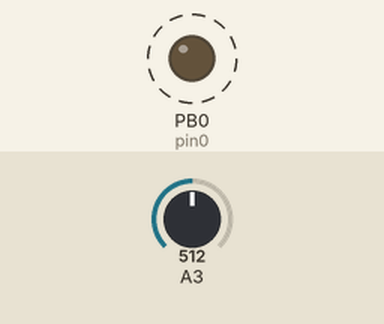
Bench run of a sketch on a simulated ATtiny85, built with avr-gcc and run on an emulated ATtiny85. On the bench: output pins drawn as LEDs (lit = HIGH). Dashed ring = blinking. The inputs (shaded band) are chosen by the test bench; at power-on: A3 = 512.

Above: at 2.2 s.
2.3 s: A3 set to 43
At 5.5 s:
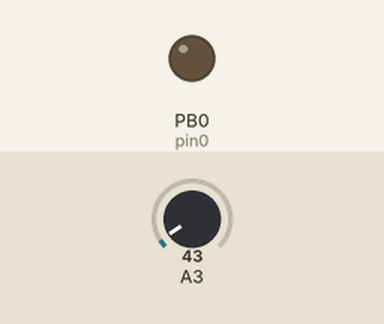
6.4 s: A3 set to 36
At 7.36 s:
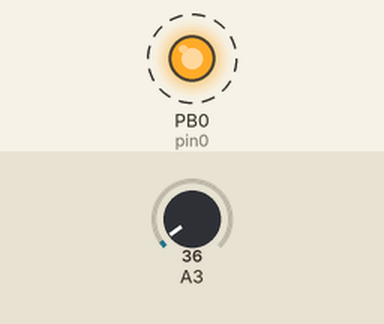
Timing chart, 0 to 15.9 s (numbered marks = the images above; inputs shaded):
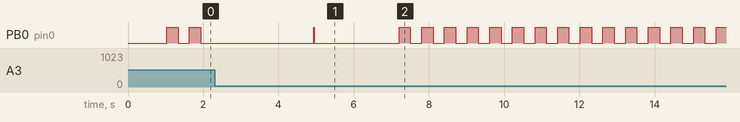

The sketch:

attiny85.lm35.ino
```cpp
// bitelxux@gmail.com 2019

#include <SoftwareSerial.h>

// https://zeroohm.com/blogs/tutorials/how-to-setup-arduino-with-room-temperature-monitoring-using-lm36-sensor

#define RX 2
#define TX 1

bool alert = false;

bool ledState = false;
unsigned long previousLedMillis = 0;

unsigned long readInterval = 1000;
unsigned long previousReadMillis;

float tempPrev = -100;
float temp;
float avTemp;
float voltage;
int pin0 = 0;
int pTemp = 3;


// First attempt, using pin2 on Attiny85 to read lm35 was allways
// giving 1023. Even with nothing conn ected to the pin ...
// Was the chip I used broken or may be that pin2 can't be used?

SoftwareSerial MySerial(RX,TX);

void setup() {
  // put your setup code here, to run once:

  pinMode(pin0, OUTPUT);
  digitalWrite(pin0, LOW);
  analogReference(DEFAULT);

  MySerial.begin(9600);
  initSequence();

}

float initSequence(){
  delay(1000);
}

float getVoltage(int pin){
  //return (analogRead(pin)*0.004882814);
  return ((analogRead(pin)/1024.0)*5000); // 5Volts VCC
}

void aliveIndicator()
{
   ledState = true;
   digitalWrite(pin0, HIGH);
   delay(20);
   digitalWrite(pin0, LOW);
   ledState = false;
}

void toggleLed()
{
   ledState = !ledState;
   if (ledState) digitalWrite(pin0, HIGH);
   if (!ledState) digitalWrite(pin0, LOW);
}

void readData(){
   voltage = getVoltage(pTemp);
   temp = voltage/10;

   // Average last readings to minimice errors
   if (tempPrev != -100){
    avTemp = (temp + tempPrev)/2.0;
    tempPrev = temp;
   }
   else {
    tempPrev = temp;
   }

   alert = avTemp < 20;

   MySerial.print("mVolts: ");
   MySerial.print(voltage);

   MySerial.print(" ");
   MySerial.print("Temp: ");
   MySerial.print(avTemp);

   MySerial.print("\n");
}

void loop() {

   unsigned long currentMillis = millis();

   // No temperature alert. Regular low comsuption alive blink
   if (!alert and (currentMillis - previousLedMillis >= 3000)){
      aliveIndicator();
      previousLedMillis = millis();
   }

   // Alert blink
   if (alert and (currentMillis - previousLedMillis >= 300)){
      toggleLed();
      previousLedMillis = millis();
   }

   if (currentMillis - previousReadMillis >= readInterval){
    readData();
    previousReadMillis = millis();
   }

}
```

Measured:
- the behaviour switches between 41 and 40 on A3 (found by bisection; images 1 and 2)
- after the input at 6.4 s, PB0 (pin0): alternates HIGH for 0.30 s and LOW for 0.30 s, starting after 0.81 s
